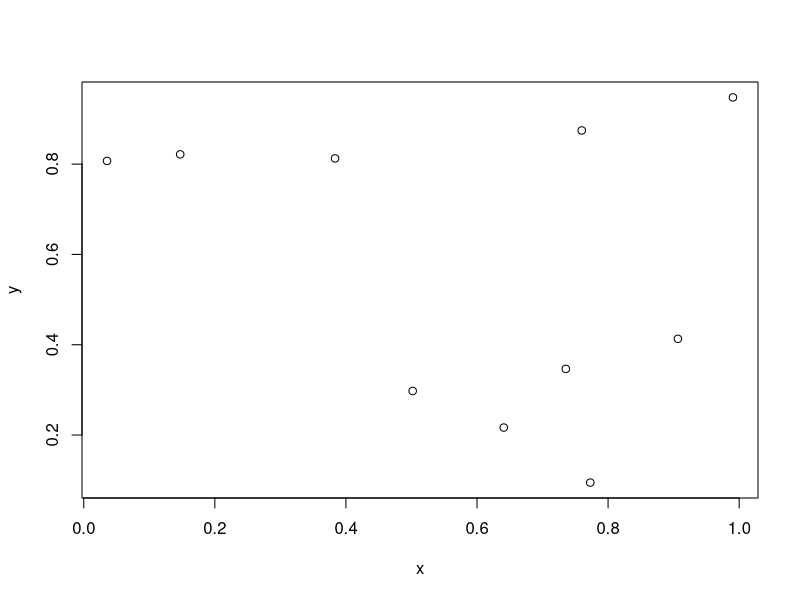
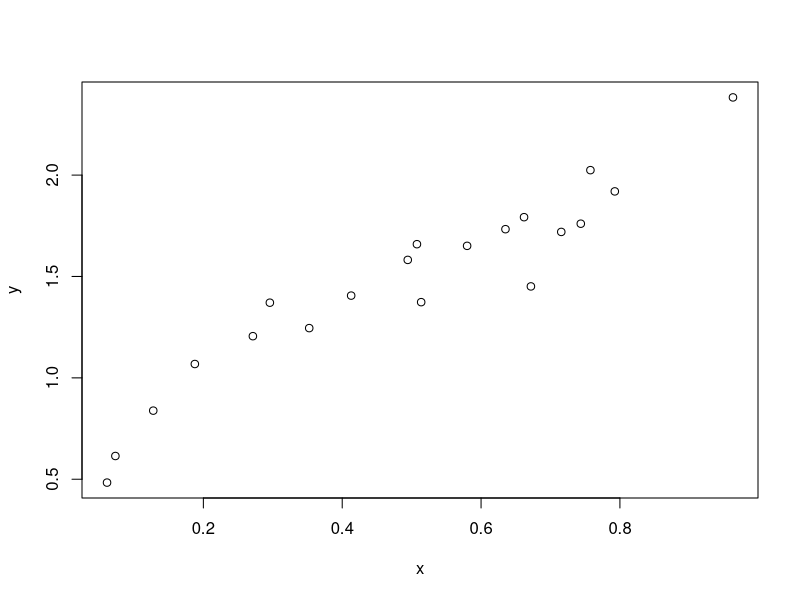

Source code (R) for these figures, in order:
## ---- chunk 1
sum(3,2) #"prefix" function
3 + 2 #"operator" element; is actually a function
`+`(3,2) #"infix" function
y <- 3
`<-` (yy,3) #infix
print(yy)
## ---- chunk 2
#print(read.table) #whole lot of Rcode here for a single R function 
sum(3,2)
print(sum) #less complex; primitive function that is coded in C
sum()

## ---- chunk 3
####
#FUNCTION: FunctionName
#descriptior:
#inputs:
#outputs:

# FunctionName <- function(parameterX=defaultX, parameterY=defaultY, parameterZ=defaultZ) {

# lines of R code (with annotations)
# calls to other functions 
# create new functions 
# operations on parX, parY, parZ

# MyOut <-
# return(MyOut)

# } #end of function body
####
# print(FunctionName)
# FunctionName(a, b, c)
# FunctionName()
## ---- chunk 4
##########################
#FUNCTION: HardyWeinberg
#input: p, allelic frequency (0,1)
#output: p and three genotype frequencies (AA, AB, BB)
#_________________________
Hardyweinberg <- function(p=runif(1)) {
  q <- 1 - p
  fAA <- p^2
  fAB <- 2*p*q
  fBB <- q^2
  
  vecOut <- signif(c(p=p, AA=fAA, AB=fAB, BB=fBB), digits=3)
  return(vecOut)

}

###########################

Hardyweinberg()
pp <- 0.7
Hardyweinberg(p=pp) #passing the variable down into the function
Hardyweinberg(1.2) #runs just fine, but you can't have a p values > 1; 

## ---- chunk 5
##########################
#FUNCTION: HardyWeinberg2
#input: p, allelic frequency (0,1)
#output: p and three genotype frequencies (AA, AB, BB)
#_________________________
Hardyweinberg2 <- function(p=runif(1)) {
  if(p >1.0 | p < 0.0) {
    return("Function failure: p must be >= 0 and <= 1")
  }
  q <- 1 - p
  fAA <- p^2
  fAB <- 2*p*q
  fBB <- q^2
  
  vecOut <- signif(c(p=p, AA=fAA, AB=fAB, BB=fBB), digits=3)
  return(vecOut)

}

###########################
Hardyweinberg2()
Hardyweinberg2(0.5)
Hardyweinberg2(1.2)
z <- Hardyweinberg2(1.2) #this isn't good!
## ---- chunk 6
##########################
#FUNCTION: HardyWeinberg3
#input: p, allelic frequency (0,1)
#output: p and three genotype frequencies (AA, AB, BB)
#_________________________
Hardyweinberg3 <- function(p=runif(1)) {
  if(p >1.0 | p < 0.0) {
    stop("Function failure: p must be >= 0 and <= 1") #stop distinct from return function; used for true error trapping 
  }
  q <- 1 - p
  fAA <- p^2
  fAB <- 2*p*q
  fBB <- q^2
  
  vecOut <- signif(c(p=p, AA=fAA, AB=fAB, BB=fBB), digits=3)
  return(vecOut)

}

###########################
# Hardyweinberg3(1.2) gives error code! Can't run

## ---- chunk 7
myFunc <- function(a=3, b=4) {
  z <- a + b
  return(z)
}

myFunc()
# print(a) #a not found because it's only within the function; don't have access to the variable

myFuncBad <- function(a=3) {
  
zz <- a + b
return(zz)
}
#myFuncBad() #fails because b has not been defined locally (or globally)
b <- 10
myFuncBad() #now runs because b is found locally

#best way to deal with functions is when they are sealed off (i.e. parameters are only within the local environment/ use global environment variables within the function 


myFuncOK <- function(a=3) {
  bb <- 100
  z <- a + bb
  return(z)
}

myFuncOK()

## ---- chunk 8
#######################
#FUNCTION:  Fit Linear (use a verb for functions, nouns for variables)
#fits a simple OLS regression
#inputs: numeric vector of predictor (x) and response (y)
#outputs: slope and p-value
#______________________

fitLinear <- function(x=runif(10), y=runif(10)){
  myMod <- lm(y~x)
  myOut <- c(slope=summary(myMod)$coefficients[2,1],
             pValue=summary(myMod)$coefficients[2,4])
  plot(x=x,y=y)
  return(myOut)
}
fitLinear()

## ---- chunk 9
#######################
#FUNCTION:  Fit Linear 2(use a verb for functions, nouns for variables)
#fits a simple OLS regression
#inputs: numeric vector of predictor (x) and response (y)
#outputs: slope and p-value
#______________________

fitLinear2 <- function(x=NULL, y=NULL){
  if(is.null(x) & is.null(y)) {
    x <- runif(20)
    y <- 0.5 + 2*x + rnorm(n=20,mean=0,sd=0.2)
  }
  myMod <- lm(y~x)
  myOut <- c(slope=summary(myMod)$coefficients[2,1],
             pValue=summary(myMod)$coefficients[2,4])
  plot(x=x,y=y)
  return(myOut)
}
fitLinear2()
## ---- chunk 10
z <- c(runif(99),NA)
mean(z)
mean(x=z, na.rm = TRUE)
mean(x=z,na.rm=TRUE,trim = 0.05) #trim removes top and bottom 5%
#can bundle all of these paramters into a single list
parList <- list(x=z,na.rm=TRUE,trim=0.05)
do.call(mean,parList)


